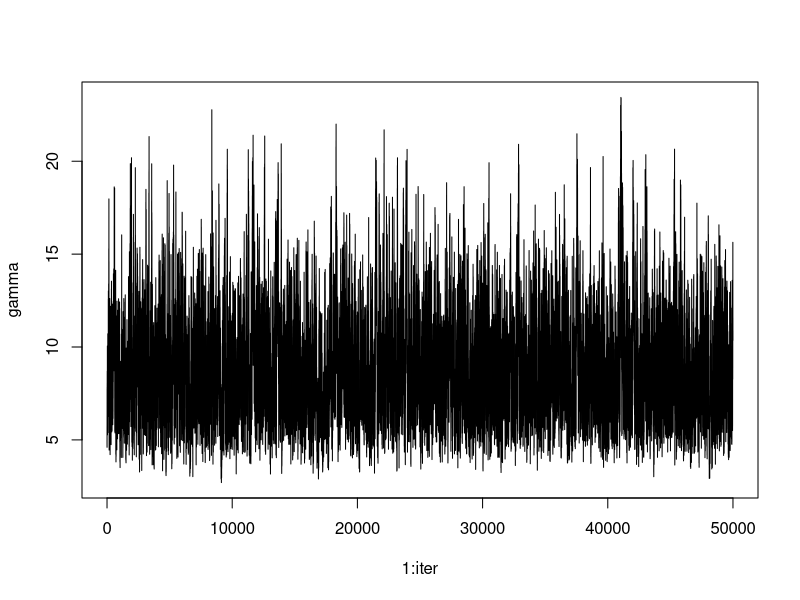
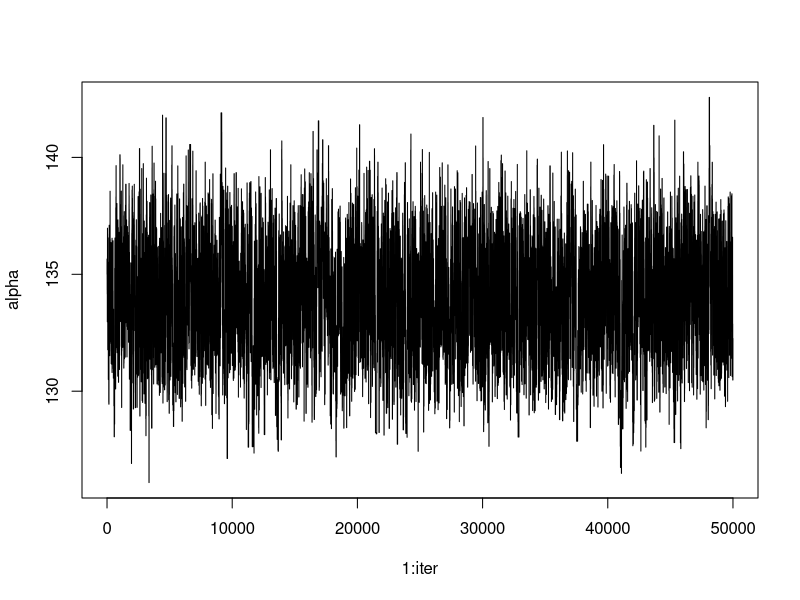
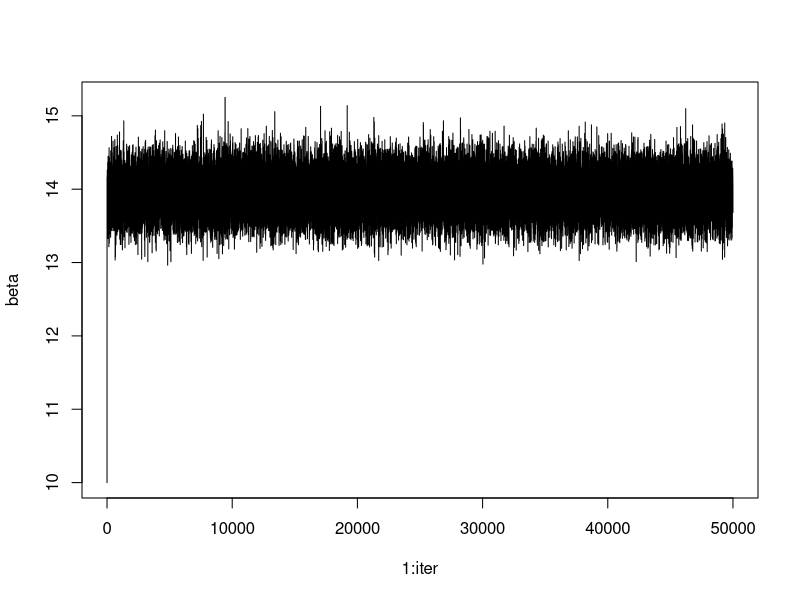

Recreate these plots in R, in order.
## ----
## Estimação bayesian WIG
## função proposta normal
## ----


## ----
## Função de verossimilhaça
## ----

logverwig = function(t,alpha,beta,gamma){
  part1 = length(t)*log(gamma) + length(t)*log(beta) + length(t)*beta*log(alpha)
  part2 = (-beta-1)*sum(log(t))
  part3 = -gamma*alpha^(beta)*sum(t^(-beta))
  
  loglik = part1+part2+part3
  
  return(loglik)
}

## Distribuição a priori gamma

logpriorigamma = function(x,a,b){
  logp = (a-1)*log(x) - b*x
  return(logp)
}

## Funções para obter os parametros da log normal
## de acordo com uma localização

getmu = function(media,var){
  numerador = exp(2*log(media))
  denominador = 1 + (var/exp(2*log(media)))
  mu = (1/2)*log(numerador/denominador)
  return(mu)
}

getsigma2 = function(media,var){
  numerador = exp(2*log(media))
  denominador = 1 + (var/exp(2*log(media)))
  mu = (1/2)*log(numerador/denominador)
  
  sigma2 = 2*(log(media)-mu)
  return(sigma2)
}


### ----
### Inicio do algoritmo de Gibbs com
### passos de metropolis
### ----

## dados obtidos para os 69 bovinos que sofreram
## o evento de interesse.

dados = c(138,140,141,143,145,146,146,148,
          148,149,149,150,151,151,151,151,152,152,
          153,153,153,155,156,156,157,158,158,159,
          159,159,159,159,159,160,161,161,161,162,
          163,163,163,163,164,164,164,164,165,166,
          166,166,166,167,167,170,170,172,172,173,
          174,176,179,179,180,183,184,185,187,189,
          197)

## iteracao

iter = 50000

alpha = rep(NA,iter)
beta = rep(NA,iter)
gamma = rep(NA,iter)

## Definicao dos chutes iniciais

alpha[1]= 135
beta[1] = 10
gamma[1] = 5

naceitealpha = 0
naceitebeta = 0

## inicio do laco
mu_propalpha = getmu(media=135,var=12^2)
sigma2_propalpha = getsigma2(media=10,var=2)

mu_propbeta = getmu(media=14,var=1.4^2)
sigma2_propbeta = getsigma2(media=10,var=2)


for(i in 2:iter){
  
  gamma[i] = rgamma(n=1,shape=length(dados) + 0.1,
                    rate=0.01+((alpha[i-1]^beta[i-1])*sum(dados^(-1*beta[i-1]))))
  
  alphaprop = rlnorm(n=1,meanlog=mu_propalpha,sdlog=sigma2_propalpha)
  
  numalpha= logverwig(t=dados,alpha=alphaprop,beta=beta[i-1],gamma=gamma[i])+logpriorigamma(x=alphaprop,a=0.1,b=0.1)+log(dlnorm(x=alpha[i-1],meanlog=mu_propalpha,sdlog=sqrt(sigma2_propalpha)))
  demalpha= logverwig(t=dados,alpha=alpha[i-1],beta=beta[i-1],gamma=gamma[i])+logpriorigamma(x=alpha[i-1],a=0.1,b=0.1)+log(dlnorm(x=alphaprop,meanlog=mu_propalpha,sdlog=sqrt(sigma2_propalpha)))
  
  pactalpha = min(1,exp(numalpha-demalpha))
  u1 = runif(1,0,1)
  
  if(pactalpha > u1){
    alpha[i] = alphaprop
    naceitealpha = naceitealpha+1
  } else{
    alpha[i] = alpha[i-1]
  }
  
  betaprop = rlnorm(n=1,meanlog=mu_propbeta,sdlog=sigma2_propbeta)
  
  numbeta= logverwig(t=dados,alpha=alpha[i],beta=betaprop,gamma=gamma[i])+logpriorigamma(x=betaprop,a=0.1,b=0.1)+log(dlnorm(x=beta[i-1],meanlog=mu_propbeta,sdlog=sqrt(sigma2_propbeta)))
  dembeta= logverwig(t=dados,alpha=alpha[i],beta=beta[i-1],gamma=gamma[i])+logpriorigamma(x=beta[i-1],a=0.1,b=0.1)+log(dlnorm(x=betaprop,meanlog=mu_propbeta,sdlog=sqrt(sigma2_propbeta)))
  
  pactbeta = min(1,exp(numbeta-dembeta))
  u2 = runif(1,0,1)
  
  if(pactbeta > u2){
    beta[i] = betaprop
    naceitebeta = naceitebeta+1
  } else{
    beta[i] = beta[i-1]
  }
  
}

naceitealpha/iter
naceitebeta/iter

plot(1:iter,gamma,type='l')
plot(1:iter,alpha,type='l')
plot(1:iter,beta,type='l')

